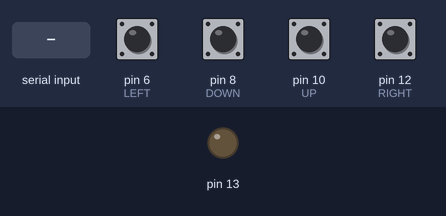
Bench run of a sketch on a simulated Arduino Uno, built with avr-gcc and run on an emulated ATmega328P. Shown: output pins drawn as LEDs (lit = HIGH). The inputs (shaded band) are chosen by the test bench; at power-on: pin 6 (LEFT), pin 8 (DOWN), pin 10 (UP), pin 12 (RIGHT) HIGH. What the sketch prints to the serial monitor is not drawn.

Above: at 1.2 s.
1.3 s: "1" received over Serial
At 1.7 s:
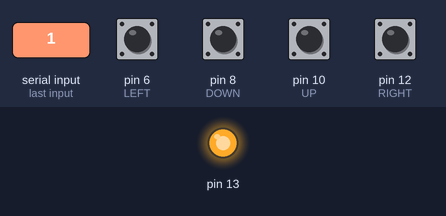
4.3 s: "0" received over Serial
At 5.1 s:
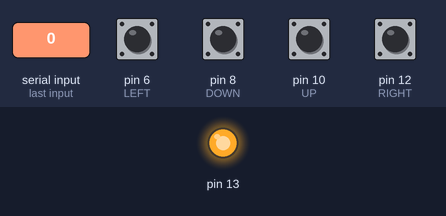
7.3 s: "2" received over Serial
At 10.9 s:
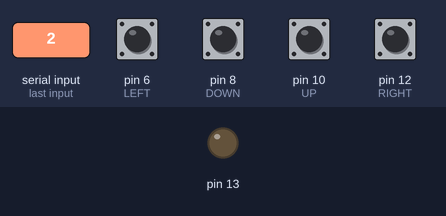
Timing chart, 0 to 12.4 s (numbered marks = the images above; inputs shaded):
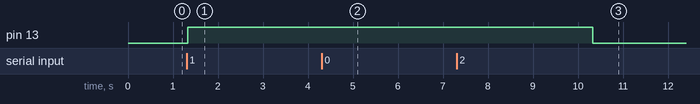

Measured:
- after the input at 1.3 s, pin 13: LOW → HIGH at once
- after the input at 4.3 s, pin 13: stays HIGH (without the input it goes to LOW after 0.02 s)
- after the input at 7.3 s, pin 13: HIGH → LOW after 3.0 s instead of 0.02 s

The sketch:

sketch.ino
```cpp
// (licence header left out)
const int DOWN  = 8;
const int LEFT  = 6;
const int UP    = 10;
const int RIGHT = 12;
const int CONTINUE = 0;

void setup()
{
  Serial.begin(9600);
  pinMode(DOWN, INPUT);
  pinMode(LEFT, INPUT);
  pinMode(UP, INPUT);
  pinMode(RIGHT, INPUT);

  // Pullups
  digitalWrite(DOWN, HIGH);
  digitalWrite(LEFT, HIGH);
  digitalWrite(UP, HIGH);
  digitalWrite(RIGHT, HIGH);

  pinMode(13, OUTPUT);
}

void loop()
{
  if (Serial.available() > 0) {
    digitalWrite(13, HIGH);
    delay(3000);
    digitalWrite(13, LOW);
    Serial.read();
  } else {
    if (digitalRead(DOWN) == LOW)
      Serial.println(DOWN);
    else if (digitalRead(LEFT) == LOW)
      Serial.println(LEFT);
    else if (digitalRead(UP) == LOW)
      Serial.println(UP);
    else if (digitalRead(RIGHT) == LOW)
      Serial.println(RIGHT);
    else
      Serial.println(CONTINUE);
    delay(40);
  }

}
```
